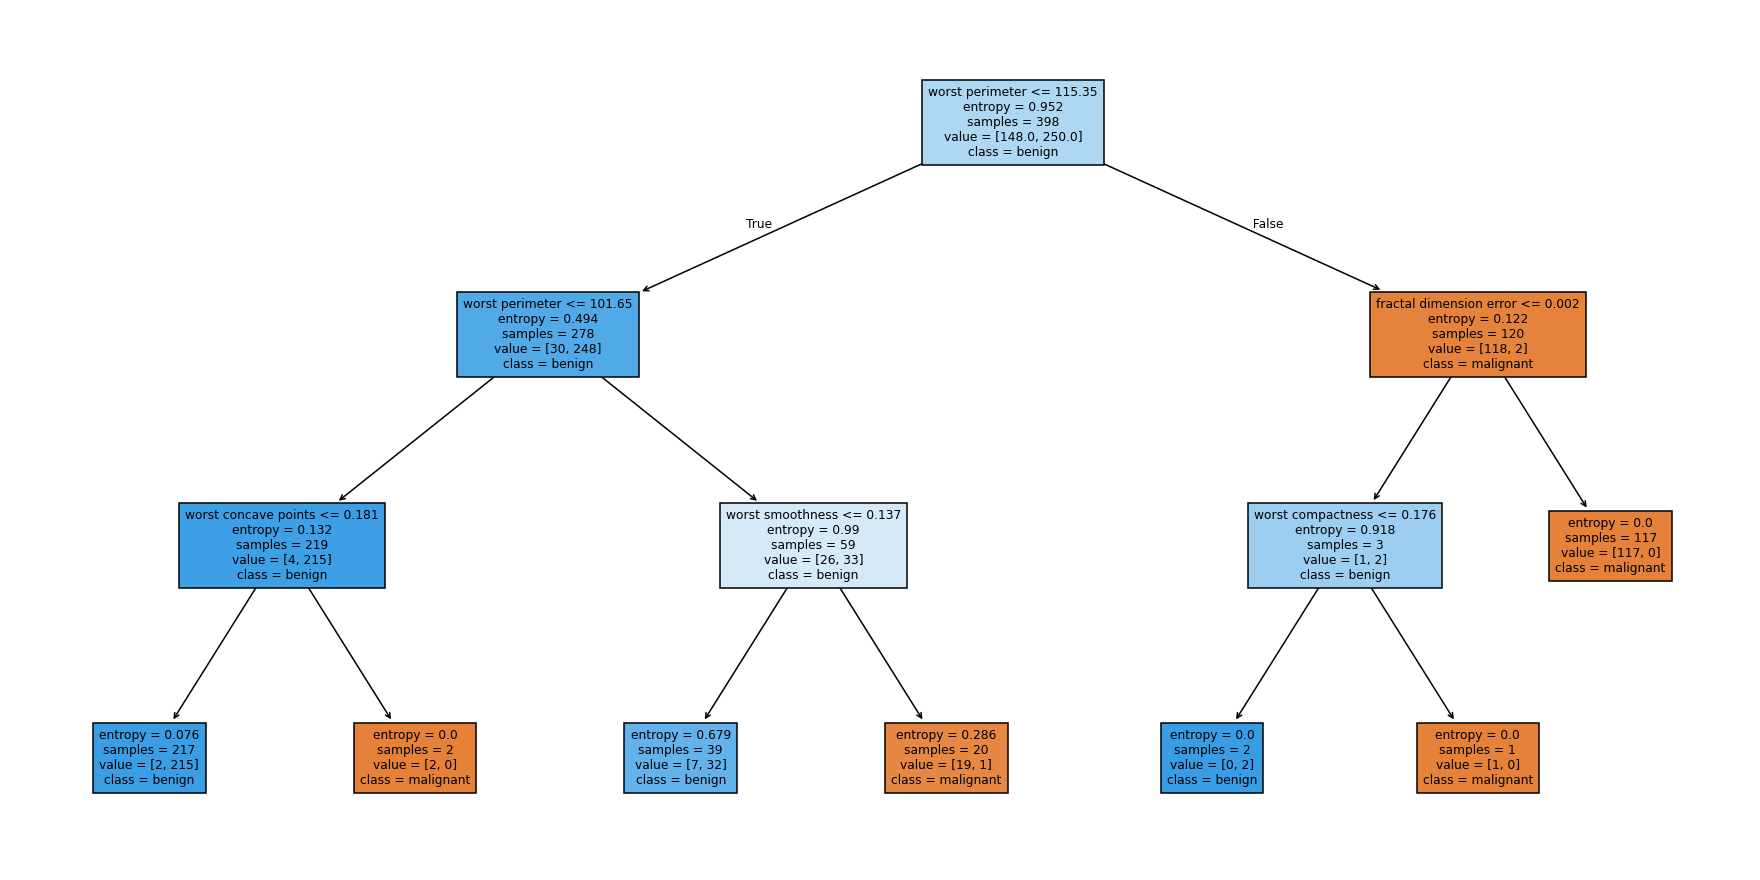

Write the Python code that produced this figure.
# Task 53 - Decision Tree classification
import pandas as pd
import matplotlib
matplotlib.use("Agg")
import matplotlib.pyplot as plt
from sklearn.datasets import load_breast_cancer
from sklearn.model_selection import train_test_split, cross_val_score
from sklearn.tree import DecisionTreeClassifier, plot_tree, export_text
from sklearn.metrics import accuracy_score, confusion_matrix, classification_report

data = load_breast_cancer()
X = pd.DataFrame(data.data, columns=data.feature_names)
y = data.target
print("Dataset:", X.shape, "| classes:", [str(c) for c in data.target_names])

Xtr, Xte, ytr, yte = train_test_split(X, y, test_size=0.3, random_state=1, stratify=y)

# Unrestricted tree (likely to overfit)
full = DecisionTreeClassifier(random_state=1).fit(Xtr, ytr)
print("\nFull tree  -> depth:", full.get_depth(), "| train acc:", round(full.score(Xtr, ytr), 4), "| test acc:", round(full.score(Xte, yte), 4))

# Pruned tree (max_depth) and entropy criterion
tree = DecisionTreeClassifier(criterion="entropy", max_depth=3, random_state=1).fit(Xtr, ytr)
pred = tree.predict(Xte)
print("Depth-3 tree -> train acc:", round(tree.score(Xtr, ytr), 4), "| test acc:", round(accuracy_score(yte, pred), 4))
print("\nConfusion matrix:\n", confusion_matrix(yte, pred))
print(classification_report(yte, pred, target_names=data.target_names))

# Effect of depth
print("Depth vs test accuracy:")
for d in range(1, 9):
    m = DecisionTreeClassifier(max_depth=d, random_state=1).fit(Xtr, ytr)
    print(f"  max_depth={d}: {m.score(Xte, yte):.4f} (5-fold CV: {cross_val_score(m, X, y, cv=5).mean():.4f})")

# Feature importance
imp = pd.Series(tree.feature_importances_, index=X.columns).sort_values(ascending=False)
print("\nTop features:\n", imp.head(5).round(4).to_string())

# Text rules + picture
print("\nTree rules:\n", export_text(tree, feature_names=list(X.columns)))
plt.figure(figsize=(16, 8))
plot_tree(tree, feature_names=X.columns, class_names=data.target_names, filled=True, fontsize=8)
plt.tight_layout(); plt.savefig("decision_tree.png", dpi=110)
print("Saved decision_tree.png")
